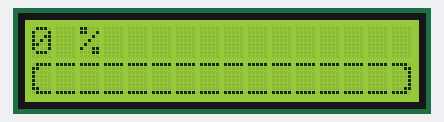
Bench run of a sketch on a simulated Arduino Uno, built with avr-gcc and run on an emulated ATmega328P. Parts: 16×2 character LCD.

Above: at 0.12 s.
At 1.46 s:
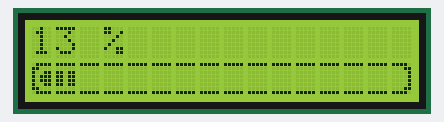
At 2.7 s:
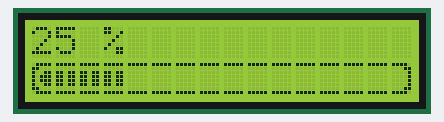
At 5.18 s:
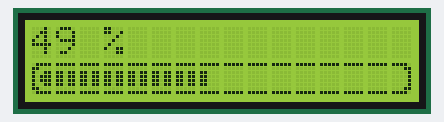
At 7.86 s:
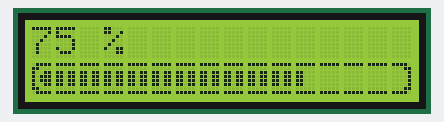
At 10.5 s:
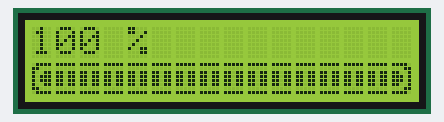

Measured:
- by itself, everything shown: repeats every 11.4 s, in 101 steps
- what the display in image 5 shows lasts 1.1 s, from 10.4 s to 11.5 s

The sketch:

Bar_Progress_v2.ino
```cpp
/*
 * NAME: BAR PROGRESS VERSION II
 * SHIELD USED : LCD KEYPAD 16x2
 * Credits CREATION: https://www.carnetdumaker.net/
 *
 * MODIFIED AND SHARED:  César J. Fois https://cesarfois.github.io/
 * Versão: 20 11 2018
 *
 */


/* Inclui biblioteca LiquidCrystal para tela LCD */
#include <LiquidCrystal.h>


/* Crie o objeto lcd com uma configuração de pinos compatível com o escudo LCD DFRobots */
LiquidCrystal lcd(8, 9, 4, 5, 6, 7);


/* Constantes para o tamanho da tela LCD */
const int LCD_NB_ROWS = 2;
const int LCD_NB_COLUMNS = 16;


/* Caracteres personalizados */
byte START_DIV_0_OF_1[8] = {
  B01111,
  B11000,
  B10000,
  B10000,
  B10000,
  B10000,
  B11000,
  B01111
}; // Char début 0 / 1

byte START_DIV_1_OF_1[8] = {
  B01111,
  B11000,
  B10011,
  B10111,
  B10111,
  B10011,
  B11000,
  B01111
}; // Char début 1 / 1

byte DIV_0_OF_2[8] = {
  B11111,
  B00000,
  B00000,
  B00000,
  B00000,
  B00000,
  B00000,
  B11111
}; // Char milieu 0 / 2

byte DIV_1_OF_2[8] = {
  B11111,
  B00000,
  B11000,
  B11000,
  B11000,
  B11000,
  B00000,
  B11111
}; // Char milieu 1 / 2

byte DIV_2_OF_2[8] = {
  B11111,
  B00000,
  B11011,
  B11011,
  B11011,
  B11011,
  B00000,
  B11111
}; // Char milieu 2 / 2

byte END_DIV_0_OF_1[8] = {
  B11110,
  B00011,
  B00001,
  B00001,
  B00001,
  B00001,
  B00011,
  B11110
}; // Char fin 0 / 1

byte END_DIV_1_OF_1[8] = {
  B11110,
  B00011,
  B11001,
  B11101,
  B11101,
  B11001,
  B00011,
  B11110
}; // Char fin 1 / 1


/**
 * Função de configuração da tela LCD para a barra de progresso.
 * Usa caracteres personalizados de 0 a 6 (7 à esquerda).
 */
void setup_progressbar() {

  /* Salva caracteres personalizados na memória da tela LCD */
  lcd.createChar(0, START_DIV_0_OF_1);
  lcd.createChar(1, START_DIV_1_OF_1);
  lcd.createChar(2, DIV_0_OF_2);
  lcd.createChar(3, DIV_1_OF_2);
  lcd.createChar(4, DIV_2_OF_2);
  lcd.createChar(5, END_DIV_0_OF_1);
  lcd.createChar(6, END_DIV_1_OF_1);
}


/**
 * Função de desenho da barra de progresso.
 *
 * @@param percent A porcentagem a ser exibida.
 */
void draw_progressbar(byte percent) {

  /* Exibe o novo valor numericamente na primeira linha */
  lcd.setCursor(0, 0);
  lcd.print(percent);
  lcd.print(F(" %  "));
  // N.B. Os dois espaços no final da linha permitem apagar os números da percentagem
  // anterior quando você muda de um valor de dois ou três dígitos para um valor de dois ou um dígito.

  /* Mova o cursor para a segunda linha */
  lcd.setCursor(0, 1);

  /* Mapeie o intervalo (0 ~ 100) para o intervalo (0 ~ LCD_NB_COLUMNS * 2 - 2) */
  byte nb_columns = map(percent, 0, 100, 0, LCD_NB_COLUMNS * 2 - 2);
  // Chaque caractère affiche 2 barres verticales, mais le premier et dernier caractère n'en affiche qu'une.

  /* Desenhe cada caractere da linha*/
  for (byte i = 0; i < LCD_NB_COLUMNS; ++i) {

    if (i == 0) { // Premiére case

      /* Mostra o caractere inicial com base no número de colunas */
      if (nb_columns > 0) {
        lcd.write(1); // Char début 1 / 1
        nb_columns -= 1;

      } else {
        lcd.write((byte) 0); // Char début 0 / 1
      }

    } else if (i == LCD_NB_COLUMNS -1) { // Derniére case

      /* Exibe o caractere final com base no número de colunas */
      if (nb_columns > 0) {
        lcd.write(6); // Char fin 1 / 1

      } else {
        lcd.write(5); // Char fin 0 / 1
      }

    } else { // Autres cases

      /* Mostra o tanque correto de acordo com o número de colunas */
      if (nb_columns >= 2) {
        lcd.write(4); // Char div 2 / 2
        nb_columns -= 2;

      } else if (nb_columns == 1) {
        lcd.write(3); // Char div 1 / 2
        nb_columns -= 1;

      } else {
        lcd.write(2); // Char div 0 / 2
      }
    }
  }
}
/** Fonction setup() */
void setup(){

  /* Inicializa a tela LCD */
  lcd.begin(LCD_NB_COLUMNS, LCD_NB_ROWS);
  setup_progressbar();
  lcd.clear();
}


/** Fonction loop() */
void loop(){

  /* Valor percentual da barra de progresso */
  static byte percent = 0;

  /* Mostra o valor */
  draw_progressbar(percent);

  /* Aumenta a porcentagem */
  if (++percent == 101) {
    // Revient à zéro si le pourcentage dépasse 100%
    percent = 0;
    delay(1000);
  }

  /* Tempo de espera curto */
  delay(100);
}
```
